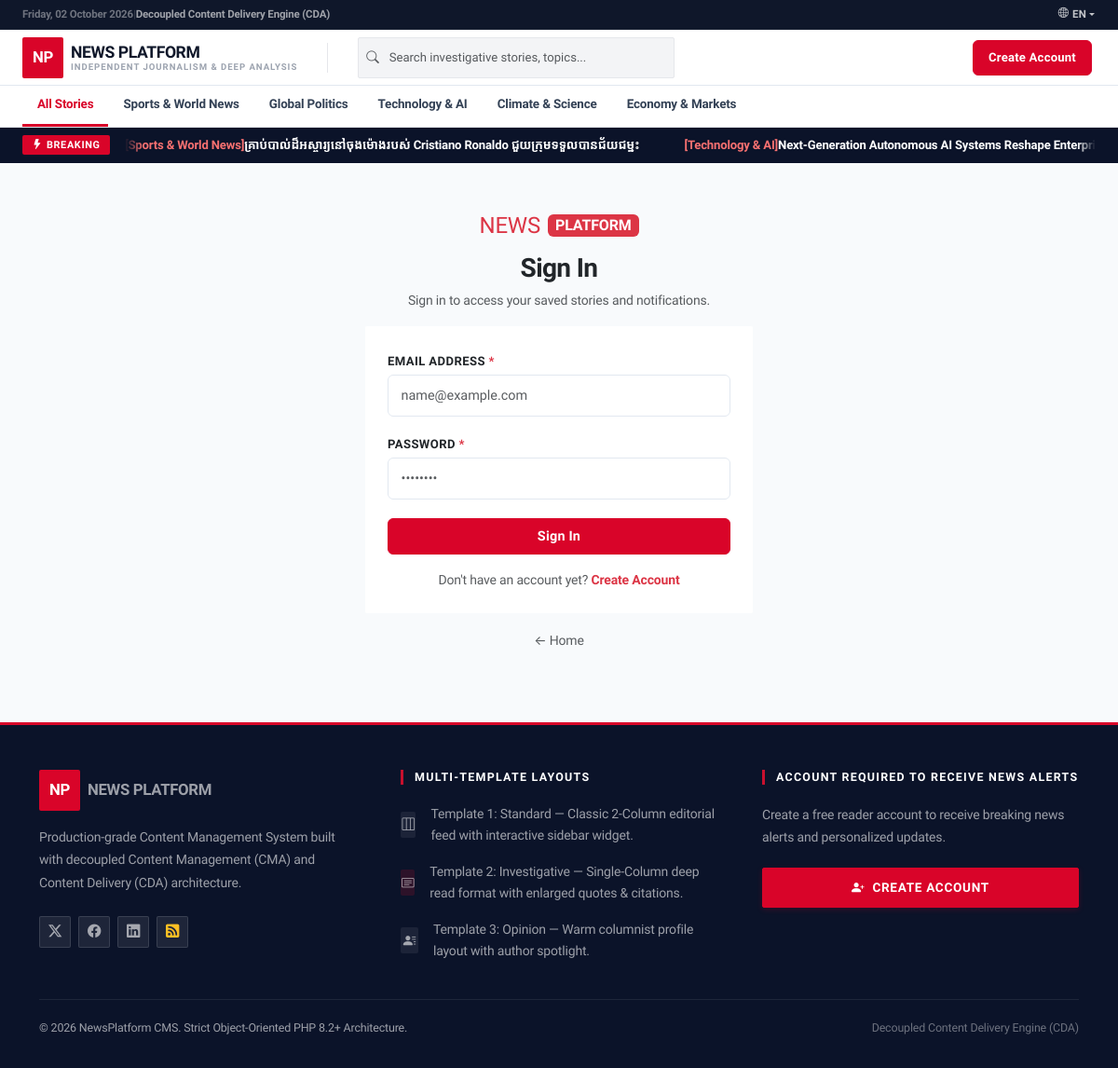
The page /login.php on the database its author committed.
### tables this page shows
CREATE TABLE IF NOT EXISTS `categories` (
  `id` INT AUTO_INCREMENT PRIMARY KEY,
  `name` VARCHAR(100) NOT NULL,
  `slug` VARCHAR(100) NOT NULL UNIQUE,
  `description` VARCHAR(255) NULL,
  `created_at` DATETIME NOT NULL DEFAULT CURRENT_TIMESTAMP
);

CREATE TABLE IF NOT EXISTS `articles` (
  `id` INT AUTO_INCREMENT PRIMARY KEY,
  `title` VARCHAR(255) NOT NULL,
  `title_kh` VARCHAR(255) NULL,
  `title_en` VARCHAR(255) NULL,
  `slug` VARCHAR(255) NOT NULL UNIQUE,
  `summary` TEXT NOT NULL,
  `summary_kh` TEXT NULL,
  `summary_en` TEXT NULL,
  `content` LONGTEXT NOT NULL,
  `content_kh` LONGTEXT NULL,
  `content_en` LONGTEXT NULL,
  `featured_image` VARCHAR(500) NULL,
  `video_embed_url` VARCHAR(255) NULL,
  `audio_embed_url` VARCHAR(500) NULL,
  `gallery_images` TEXT NULL,
  `reference_url` VARCHAR(255) NULL,
  `reference_source_name` VARCHAR(150) NULL,
  `category_id` INT NOT NULL,
  `author_id` INT NOT NULL,
  `template_type` ENUM('standard', 'investigative', 'opinion') NOT NULL DEFAULT 'standard',
  `is_breaking` TINYINT(1) NOT NULL DEFAULT 0,
  `status` ENUM('draft', 'published', 'archived') NOT NULL DEFAULT 'draft',
  `views_count` INT NOT NULL DEFAULT 0,
  `published_at` DATETIME NULL,
  `created_at` DATETIME NOT NULL DEFAULT CURRENT_TIMESTAMP,
  FOREIGN KEY (`category_id`) REFERENCES `categories`(`id`) ON DELETE RESTRICT,
  FOREIGN KEY (`author_id`) REFERENCES `users`(`id`) ON DELETE CASCADE,
  INDEX `idx_articles_slug` (`slug`),
  INDEX `idx_articles_status` (`status`),
  INDEX `idx_articles_published_at` (`published_at`),
  INDEX `idx_articles_breaking` (`is_breaking`),
  INDEX `idx_articles_template` (`template_type`)
);

### templates/layouts/header-public.php (the view, shortened to what the rows shown need)
<?php
require_once __DIR__ . '/../../src/Core/helpers.php';
$currentLang = $_SESSION['lang'] ?? 'en';
$headerDb = \App\Core\Database::getInstance();
$catNavList = $headerDb->fetchAll("SELECT * FROM categories ORDER BY name ASC");
?>
<!DOCTYPE html>
<html lang="<?= e($currentLang) ?>">
<head>
    <link href="https://cdn.jsdelivr.net/npm/bootstrap@5.3.2/dist/css/bootstrap.min.css" rel="stylesheet">
    <link rel="stylesheet" href="https://cdn.jsdelivr.net/npm/bootstrap-icons@1.11.1/font/bootstrap-icons.css">
    <link rel="stylesheet" href="<?= url('assets/css/style.css') ?>">
</head>
<body class="d-flex flex-column min-vh-100">
    <div class="nav-category-toolbar" style="background:#fff; border-bottom:1px solid #e5e7eb;">
        <div class="container-fluid px-3 px-md-4">
            <div class="nav-category-scroll">
                <a href="<?= url('index.php') ?>"
                    class="nav-category-link <?= empty($activeCategoryId) ? 'active' : '' ?>">
                    <?= __('all_stories') ?>
                </a>
                <?php
                $catNavDb = \App\Core\Database::getInstance();
                $catNavList = $catNavDb->fetchAll("SELECT * FROM categories ORDER BY name ASC");
                foreach ($catNavList as $cItem) {
                    ?>
                    <a href="<?= url('index.php?category=' . $cItem['id']) ?>"
                        class="nav-category-link <?= (isset($activeCategoryId) && (int) $activeCategoryId === (int) $cItem['id']) ? 'active' : '' ?>">
                        <?= e(cat_name($cItem['name'])) ?>
                    </a>
                <?php } ?>
            </div>
        </div>
    </div>
    <?php
    if (!isset($breakingNews)) {
        $headerDb = \App\Core\Database::getInstance();
        $breakingNews = $headerDb->fetchAll(
            "SELECT a.id, a.title, a.slug, c.name as category_name
             FROM articles a
             JOIN categories c ON a.category_id = c.id
             WHERE a.status = 'published' AND a.is_breaking = 1
             ORDER BY a.published_at DESC LIMIT 5"
        );
    }
    if (!empty($breakingNews)) {
    ?>
        <div class="breaking-ticker-bar py-2">
            <div class="container-fluid px-3 px-md-4 d-flex align-items-center gap-3">
                <div class="ticker-wrapper flex-grow-1 overflow-hidden">
                    <div class="ticker-track">
                        <div class="ticker-content d-inline-flex align-items-center">
                            <?php foreach ($breakingNews as $bItem) { ?>
                                <a href="<?= url('article.php?slug=' . urlencode($bItem['slug'])) ?>"
                                    class="text-white text-decoration-none fw-semibold me-5 text-nowrap ticker-link">
                                    <span
                                        style="color:#f87171; font-weight:700;">[<?= e(cat_name($bItem['category_name'])) ?>]</span>
                                    <?= e(article_title($bItem['title'])) ?>
                                </a>
                            <?php } ?>
                        </div>
                    </div>
                </div>
            </div>
        </div>
    <?php } ?>

### rows shown on the page
categories: name "Sports & World News"
categories: name "Global Politics"
categories: name "Technology & AI"
categories: name "Climate & Science"
categories: name "Economy & Markets"
articles: category.name "Sports & World News", title "គ្រាប់បាល់ដ៏អស្ចារ្យនៅចុងម៉ោងរបស់ Cristiano Ronaldo ជួយក្រុមទទួលបានជ័យជម្នះ"
articles: category.name "Technology & AI", title "Next-Generation Autonomous AI Systems Reshape…"

### other values the page prints
__('cda_badge') "Decoupled Content Delivery Engine (CDA)"
__('site_title') "NEWS PLATFORM"
__('site_tagline') "INDEPENDENT JOURNALISM & DEEP ANALYSIS"
__('create_account') "Create Account"
__('all_stories') "All Stories"
__('breaking') "BREAKING"
__('sign_in') "Sign In"
__('sign_in_reader_subtitle') "Sign in to access your saved stories and notifications."
__('email_address') "EMAIL ADDRESS"
__('password_label') "PASSWORD"
__('no_account_yet') "Don't have an account yet?"
__('nav_home') "Home"
__('footer_desc') "Production-grade Content Management System built with decoupled Content Management (CMA) and Content Delivery (CDA) architecture."
__('layout_blueprints_title') "MULTI-TEMPLATE LAYOUTS"
__('footer_tmpl_1') "Template 1: Standard — Classic 2-Column editorial feed with interactive sidebar widget."
